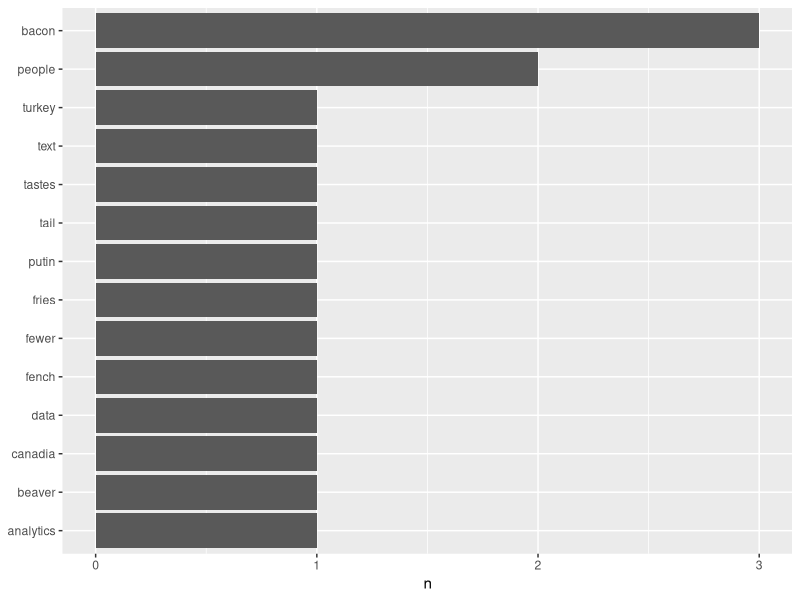

This figure's R source:
######################################################
########Step1: building a small text object###########
######################################################

my_txt <- c("I think that data is the new bacon",
            "what is more. i think text analytics is the new turkey bacon",
            "very few people know how good Canadia bacon is",
            "and even fewer people know how a beaver tail tastes like",
            "Putin fench fries are now so good")

######################################################
###STEP2: Putting the vector in a data frame##########
######################################################

#install.packages("dplyr")
library(dplyr)
mydf <- data.frame(line=1:5, text=my_txt)
print(mydf)

######################################################
######## Step3: tokenizing the mydf dataframe#########
######################################################
#install.packages("tidytext")
#install.packages("tidyverse")
library(tidytext)
library(tidyverse)
token_list <- mydf %>%
                  unnest_tokens(word, text)
                        #no punctutation, no upper case letters
print(token_list)

#######################################################
##########STEP4: token frequencies####################
#######################################################

frequencies_tokens <- mydf %>%
                        unnest_tokens(word, text) %>%
                          count(word, sort=TRUE)
print(frequencies_tokens)

#######################################################
#########STEP5:### stop words #########################
#######################################################

#stop words are words that are commonly used in English 
# e.g. is, I, are, you, me, the, of, etc.
#we will use the anti_join(stop_words) to remove the stop words
library(dplyr)
library(stringr)
library(tidytext)

data(stop_words)
frequencies_tokens_nostop <- mydf %>%
                        unnest_tokens(word, text) %>%
                        anti_join(stop_words) %>% #here's where we remove tokens
                        count(word, sort=TRUE)
                        

print(frequencies_tokens_nostop)

#######################################################
#####STEP6:  token frequency histograms################
#######################################################

library(ggplot2)
freq_hist <- mydf %>%
                unnest_tokens(word, text) %>%
                anti_join(stop_words) %>%
                count(word, sort=TRUE) %>%
                mutate(word=reorder(word, n)) %>%
                ggplot(aes(word, n))+
                geom_col()+
                xlab(NULL)+
                coord_flip()
print(freq_hist)
